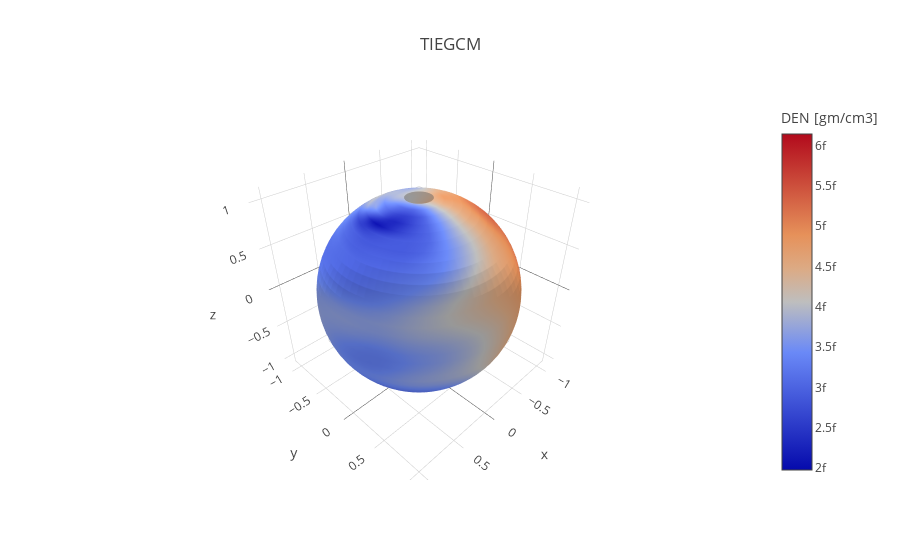

Source (notebook cell):
### Markdown cell above
We need to get the min longitude slice and append it to the variable

### Code cell
fig = go.Figure(data=[trace1], layout = go.Layout(title = 'TIEGCM'))

iplot(fig)

### Figure 1 — Plotly figure (JSON) as saved in the notebook; plotly's stock layout.template omitted (floating-point values rounded to 4 significant figures; data arrays with more than 128 entries replaced by an {"elided": "..."} marker saying what was removed)
{"data": [{"colorbar": {"title": "DEN [gm/cm3]"}, "surfacecolor": {"elided": "73x34 float values"}, "type": "surface", "x": {"elided": "73x34 float values"}, "y": {"elided": "73x34 float values"}, "z": {"elided": "73x34 float values"}}], "layout": {"title": "TIEGCM"}}
